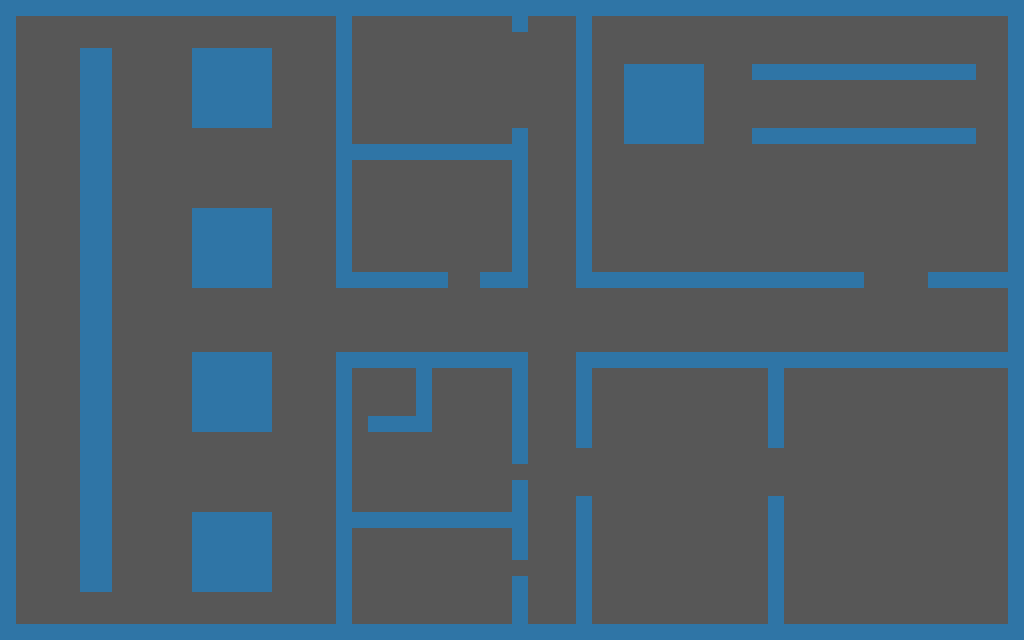

This game map was drawn from its Tiled (.tmx) file and the tilesets committed beside it. A one-line description and the trimmed map source follow:
An orthogonal 64x40 tile map with 16x16 px tiles, 1 tile layer (floor) and 36 objects (light, player).

<map version="1.0" orientation="orthogonal" renderorder="right-down" width="64" height="40" tilewidth="16" tileheight="16" nextobjectid="38">
 <tileset firstgid="1" name="tilemap" tilewidth="16" tileheight="16" tilecount="4">
  <image source="tilemap.png" width="32" height="32" />
 </tileset>
 <layer name="floor" width="64" height="40">
  <data>[2560 cells, 2560 non-empty, 2 distinct tile ids]</data>
 </layer>
 <objectgroup name="walls">
  <object id="1" x="0" y="0" width="1008" height="16" />
  <object id="2" x="1008" y="0" width="16" height="624" />
  <object id="3" x="0" y="624" width="1024" height="16" />
  <object id="4" x="0" y="16" width="16" height="608" />
  <object id="7" x="192" y="48" width="80" height="80" />
  <object id="9" x="192" y="208" width="80" height="80" />
  <object id="10" x="192" y="352" width="80" height="80" />
  <object id="11" x="192" y="512" width="80" height="80" />
  <object id="12" x="80" y="48" width="32" height="544" />
  <object id="13" x="336" y="16" width="16" height="272" />
  <object id="14" x="352" y="272" width="96" height="16" />
  <object id="15" x="336" y="352" width="16" height="272" />
  <object id="16" x="352" y="352" width="176" height="16" />
  <object id="17" x="512" y="368" width="16" height="96" />
  <object id="18" x="352" y="512" width="160" height="16" />
  <object id="19" x="512" y="480" width="16" height="80" />
  <object id="20" x="512" y="576" width="16" height="48" />
  <object id="21" x="368" y="416" width="64" height="16" />
  <object id="22" x="416" y="368" width="16" height="48" />
  <object id="23" x="352" y="144" width="160" height="16" />
  <object id="24" x="480" y="272" width="48" height="16" />
  <object id="25" x="512" y="16" width="16" height="16" />
  <object id="26" x="512" y="128" width="16" height="144" />
  <object id="27" x="576" y="16" width="16" height="272" />
  <object id="28" x="592" y="272" width="272" height="16" />
  <object id="29" x="624" y="64" width="80" height="80" />
  <object id="30" x="752" y="64" width="224" height="16" />
  <object id="31" x="752" y="128" width="224" height="16" />
  <object id="32" x="928" y="272" width="80" height="16" />
  <object id="33" x="576" y="352" width="432" height="16" />
  <object id="34" x="768" y="368" width="16" height="80" />
  <object id="35" x="576" y="368" width="16" height="80" />
  <object id="36" x="576" y="496" width="16" height="128" />
  <object id="37" x="768" y="496" width="16" height="128" />
 </objectgroup>
 <objectgroup name="spawn">
  <object id="5" name="light" x="556" y="318">
   <ellipse />
  </object>
  <object id="6" name="player" x="48" y="48">
   <ellipse />
  </object>
 </objectgroup>
</map>
